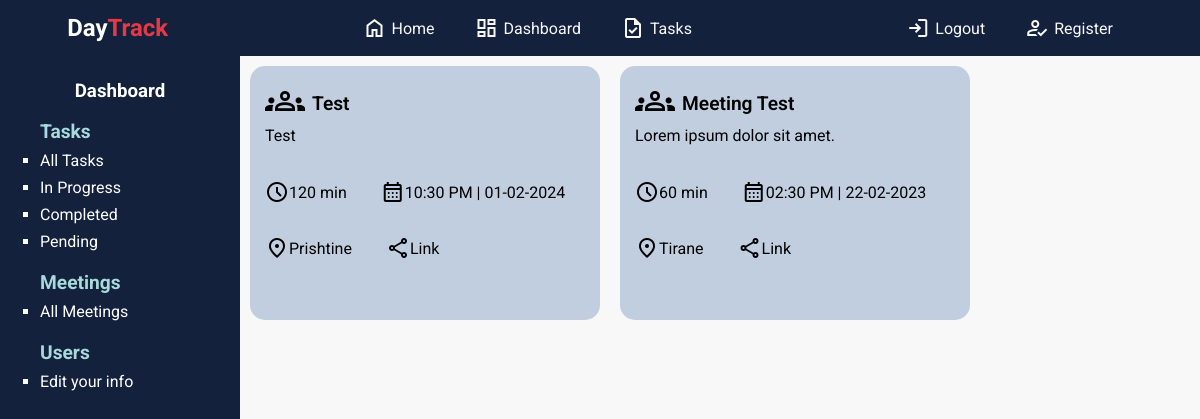
The page /dashboard/workdash/workermeetings.php (signed in) on the database its author committed.
### tables this page shows
CREATE TABLE `meeting` (
  `ID` int(11) NOT NULL,
  `title` varchar(100) NOT NULL,
  `starttime` datetime NOT NULL,
  `length` int(11) NOT NULL,
  `location` varchar(100) NOT NULL,
  `link` varchar(100) NOT NULL,
  `description` varchar(100) NOT NULL,
  `admin` int(11) NOT NULL
);

### dbCon.php (called while the page is built, shortened)
<?php
    class dbCon{
        public $conn = null;
        private $host = 'localhost';
        private $database = 'daytrackdb';
        private $username = 'root';
        private $password = '';
        public function connDB(){
            try{
                $this->conn = new   PDO("mysql:host=$this->host;dbname=$this->database",
                                    $this->username,$this->password,
                                    [PDO::ATTR_DEFAULT_FETCH_MODE => PDO::FETCH_ASSOC]);
            } catch(PDOException  $pdoe){
                die("Nuk mund te lidhej ne bazen e te dhenave {$this->database}: ". $pdoe->getMessage());
            }
            return $this->conn;
        }
 }
?>

### logic/meeting.php (called while the page is built, shortened)
<?php
include_once(__DIR__."./../dbCon.php");
class Meeting extends dbCon{
    private $dbConnection;
    public function __construct($ID='',$title='',$starttime='',$length='',$location='',$link='',$description='',$admin='',$members=''){
        $this->dbConnection = $this->connDB();
    }
    public function showAllYourMeetings(){
        try{
            $sql = "SELECT m.ID,m.title,m.starttime,m.length,m.location,m.link,m.description,m.admin
                    FROM meeting m  inner join meetinguser mu on m.ID = mu.meetingID
                                    inner join usersdb u on mu.userEmail = u.email
                    WHERE u.ID like '".$_SESSION["userid"]."'";
            $stm = $this->dbConnection->prepare($sql);
            $stm->execute();
            $users= $stm->fetchAll();
            return $users;
        } catch(Exception $e){
            return $e -> getMessage();
        }
    }
}
?>

### dashboard/workdash/workermeetings.php (the view, shortened to what this page needs)
<?php
    include_once("../../dbCon.php");
    include_once("../../logic/meeting.php");
  $text = "Login";
  $redirect = "../../login.php";
  if(isset($_SESSION['username'])){
    $text = "Logout";
    $redirect = "../../logout.php";
  }
?>
<!DOCTYPE html>
<html lang="en">
<head>
    <link rel="stylesheet" href="../../style/dashboard.css">
    <link rel="stylesheet" href="../../style/sty1.css">
    <link rel="stylesheet" href="../../style/tables.css">
</head>
<body>
<header>
       <h2 style="margin:auto 0"> <a href="index.html" style="text-decoration:none;color:white" > Day<span style="color:var(--zorange)">Track</span> </a></h2>
       <ul >
           <li><a href="../../index.php" class="header-links"><span style="padding-right:5px" class="material-symbols-outlined">
               </span> Home</a> </li>
           <li><a href="../dashboard.php" class="header-links"><span class="material-symbols-outlined" style="padding-right:5px">
               </span>Dashboard</a> </li>
           <li><a href="" class="header-links"><span class="material-symbols-outlined" style="padding-right:5px">
               </span>Tasks</a> </li>
       </ul>
       <ul>
           <li><a href="<?= $redirect ?>" class="header-links"><span class="material-symbols-outlined" style="padding-right:5px">
               </span><?= $text ?></a></li>
           <li><a href="../../register.php" class="header-links"><span class="material-symbols-outlined" style="padding-right:5px">
               </span>Register</a></li>
       </ul>
   </header>
   <main style="display:flex;">
    <aside class="aside">
        <h3 style="text-align:center;color:white" class="title">Dashboard</h3>
        <ul>
            <h4 style="color:white;font-size:1.2rem;margin:0;color:var(--blue1)">Tasks</h4>
            <li><a href="./workeralltasks.php">All Tasks </a></li>
            <li><a href="./workerinprogress.php">In Progress </a></li>
            <li><a href="./workercompleted.php">Completed </a></li>
            <li><a href="./workerpending.php">Pending </a></li>
            <h4 style="color:white;font-size:1.2rem;margin:0;color:var(--blue1);margin-top:20px;">Meetings</h4>
        <li><a href="./workermeetings.php">All Meetings </a></li>
        <h4 style="color:white;font-size:1.2rem;margin:0;color:var(--blue1);margin-top:20px;">Users</h4>
        <li><a href="<?= "../../func/updUser.php?ID=".$_SESSION["userid"] ?>">Edit your info </a></li>
        </ul>
    </aside>
    <div class="main-content">
        <div class="meetingcard-container">
        <?php
        $mtng = new Meeting();
        $meetings = $mtng->showAllYourMeetings();
        foreach($meetings as $meeting){
        ?>
        <div class="meeting-card">
    <p class="card-title">
        <span style="font-size:2.5rem"class="material-symbols-outlined inline-icon" >groups</span>
                <?= $meeting["title"]?></p>
            <p class="card-desc"><?= $meeting["description"]?></p>
            <br>
            <div class="card-length">
            <p class="card-start" style="margin-right:30px">
                <span class="material-symbols-outlined">
                </span>
            <?= $meeting["length"]?> min
            </p>
            <p class="card-start">
            <span class="material-symbols-outlined">
            </span>
            <?= date_format(date_create($meeting["starttime"]), 'h:i A | d-m-Y ')?>
            </p>
            <p class="card-location">
                <span class="material-symbols-outlined">location_on
                </span>
            <?= $meeting["location"]?>
            </p>
            <a class="card-start"style="text-decoration:none;color:black;margin-left:30px" href="<?= $meeting["link"]?>">
                <span class="material-symbols-outlined">
                </span>
            Link
            </a>
        </div>
        </div>
        <?php }?>
    </div>
    </div>
    </main>
</body>
</html>

### style/dashboard.css (style rules this page uses)
aside { width:15rem; min-height:100vh; background-color:#14213d; padding-top:5px; }
aside ul { list-style-type:square; }
aside ul li { color:white; margin: 0.5rem 0px; }
aside ul li a { text-decoration: none; color:white; transition:0.2s ease; }
.meetingcard-container { display:flex; flex-direction:row; flex-wrap:wrap; }
.meeting-card { width:20rem; height:14rem; background-color:#c0cedf; margin:10px; padding:15px; border-radius:15px; }
.card-title { font-size:1.2rem; font-weight:600; display:inline-flex; justify-content:center; align-items:center; margin:0; }
.card-desc { margin:0; }
.card-location { display:inline-flex; justify-content:center; align-items:center; }
.card-start { display:inline-flex; justify-content:center; align-items:center; }
.inline-icon { padding-right:7px; padding-bottom:5px; }

### style/sty1.css (style rules this page uses)
:root { --zblue:#1d3557; --zorange:#e63946; --zgray:#f8f8f8; --blue1: #A8DADC; --blue2: #457B9D; }
body { margin:0 auto; font-family:'Roboto'; background-color:var(--zgray); }
header { background-color:#14213d; color:var(--zgray); display:flex; flex-wrap:wrap; min-width:100%; flex-direction:row; justify-content: space-around; }
header ul { display:flex; list-style: none; }
header ul li { margin-inline:20px; transition:0.2s ease-in; vertical-align: center; }
header ul li a { display:flex; justify-content: center; align-items: center; }
.header-links { text-decoration:none; color:var(--zgray); vertical-align: center; transition: 0.2s ease; }

### rows shown on the page
meeting: title "Test", description "Test", length "120", starttime "10:30 PM | 01-02-2024", location "Prishtine"
meeting: title "Meeting Test", description "Lorem ipsum dolor sit amet.", length "60", starttime "02:30 PM | 22-02-2023", location "Tirane"

### other values the page prints
$text "Logout"
